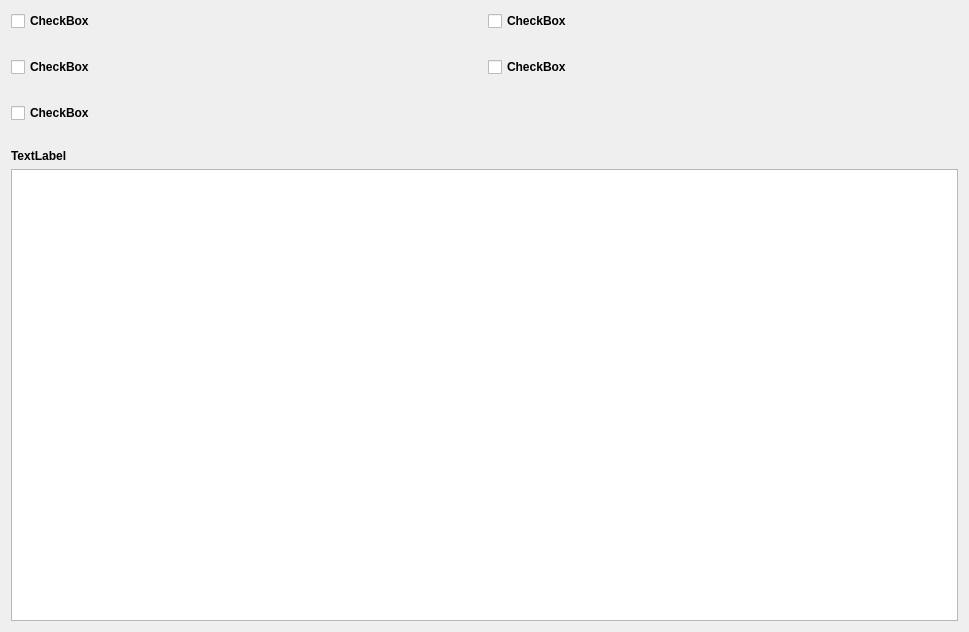
         <widget class="QWidget" name="scrollAreaWidgetContents_3">
          <property name="geometry">
           <rect>
            <x>0</x>
            <y>0</y>
            <width>969</width>
            <height>632</height>
           </rect>
          </property>
          <layout class="QGridLayout" name="gridLayout_17">
           <item row="0" column="1">
            <widget class="QCheckBox" name="sanitaryStrokes">
             <property name="font">
              <font>
               <weight>75</weight>
               <bold>true</bold>
              </font>
             </property>
             <property name="text">
              <string>CheckBox</string>
             </property>
            </widget>
           </item>
           <item row="5" column="0">
            <spacer name="verticalSpacer_30">
             <property name="orientation">
              <enum>Qt::Vertical</enum>
             </property>
             <property name="sizeType">
              <enum>QSizePolicy::Fixed</enum>
             </property>
             <property name="sizeHint" stdset="0">
              <size>
               <width>20</width>
               <height>20</height>
              </size>
             </property>
            </spacer>
           </item>
           <item row="1" column="0">
            <spacer name="verticalSpacer_45">
             <property name="orientation">
              <enum>Qt::Vertical</enum>
             </property>
             <property name="sizeType">
              <enum>QSizePolicy::Fixed</enum>
             </property>
             <property name="sizeHint" stdset="0">
              <size>
               <width>20</width>
               <height>20</height>
              </size>
             </property>
            </spacer>
           </item>
           <item row="7" column="0" colspan="2">
            <widget class="QPlainTextEdit" name="note"/>
           </item>
           <item row="3" column="0">
            <spacer name="verticalSpacer_46">
             <property name="orientation">
              <enum>Qt::Vertical</enum>
             </property>
             <property name="sizeType">
              <enum>QSizePolicy::Fixed</enum>
             </property>
             <property name="sizeHint" stdset="0">
              <size>
               <width>20</width>
               <height>20</height>
              </size>
             </property>
            </spacer>
           </item>
           <item row="2" column="1">
            <widget class="QCheckBox" name="storm">
             <property name="font">
              <font>
               <weight>75</weight>
               <bold>true</bold>
              </font>
             </property>
             <property name="text">
              <string>CheckBox</string>
             </property>
            </widget>
           </item>
           <item row="0" column="0">
            <widget class="QCheckBox" name="thinning">
             <property name="font">
              <font>
               <weight>75</weight>
               <bold>true</bold>
              </font>
             </property>
             <property name="text">
              <string>CheckBox</string>
             </property>
            </widget>
           </item>
           <item row="4" column="0">
            <widget class="QCheckBox" name="soilCultivation">
             <property name="font">
              <font>
               <weight>75</weight>
               <bold>true</bold>
              </font>
             </property>
             <property name="text">
              <string>CheckBox</string>
             </property>
            </widget>
           </item>
           <item row="6" column="0" colspan="2">
            <widget class="QLabel" name="noteLabel">
             <property name="font">
              <font>
               <weight>75</weight>
               <bold>true</bold>
              </font>
             </property>
             <property name="text">
              <string>TextLabel</string>
             </property>
            </widget>
           </item>
           <item row="2" column="0">
            <widget class="QCheckBox" name="wildfire">
             <property name="font">
              <font>
               <weight>75</weight>
               <bold>true</bold>
              </font>
             </property>
             <property name="text">
              <string>CheckBox</string>
             </property>
            </widget>
           </item>
          </layout>
         </widget>
